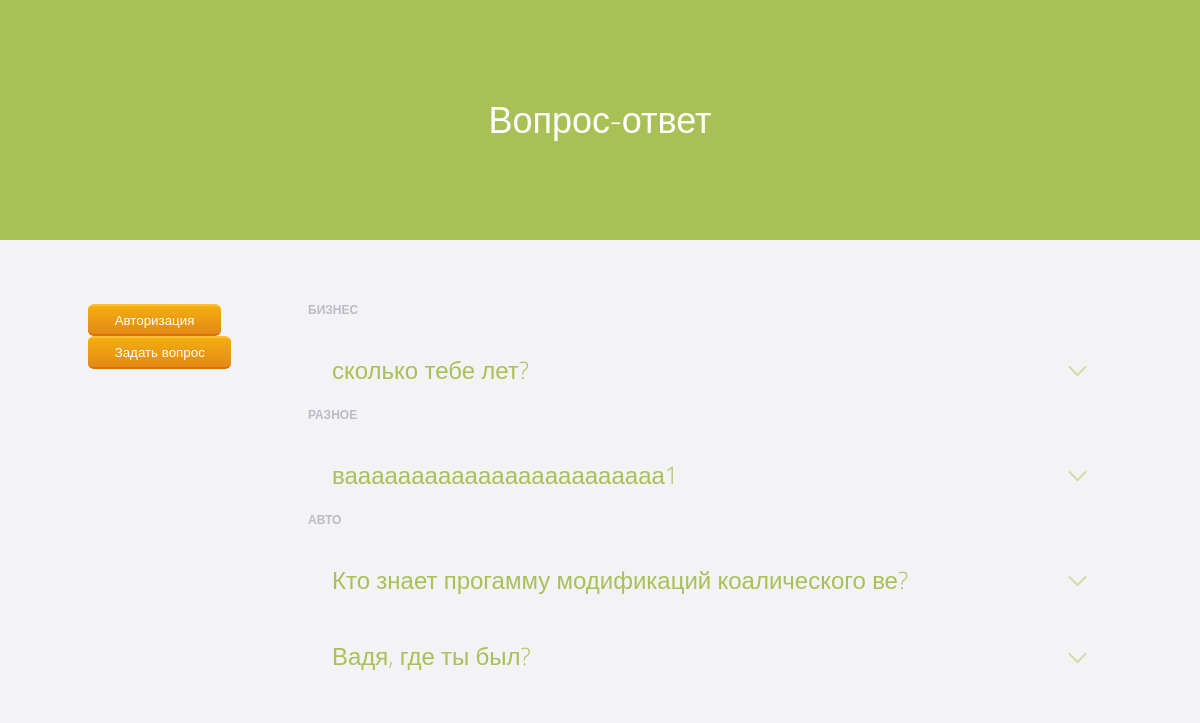
The page / on the database its author committed.
### tables this page shows
CREATE TABLE IF NOT EXISTS `category` (
  `id` int(11) NOT NULL AUTO_INCREMENT,
  `category` varchar(255) NOT NULL,
  PRIMARY KEY (`id`)
);

CREATE TABLE IF NOT EXISTS `questions` (
  `id` int(11) NOT NULL AUTO_INCREMENT,
  `question` varchar(255) NOT NULL,
  `id_category` int(255) NOT NULL,
  `answered` int(11) NOT NULL,
  `userName` varchar(255) NOT NULL,
  `email` varchar(255) NOT NULL,
  `create_date` date DEFAULT NULL,
  `status` int(11) DEFAULT NULL,
  PRIMARY KEY (`id`)
);

### model/Questions.php (called while the page is built, shortened)
<?php
class Questions
{
	static $connect = null;
	public function newConnect(){
		self::$connect = connect::get();
	}
    public function getCategoryes() {
		$sth = self::$connect->prepare('SELECT id, category FROM category');
		$sth->execute();
		$results = $sth->fetchAll(PDO::FETCH_ASSOC);
		return $results;
    }
    public function getQuestions() {
    	$sth = self::$connect->prepare('SELECT id, question, id_category, answered, userName, email, create_date, status FROM questions');
		$sth->execute();
		$results = $sth->fetchAll(PDO::FETCH_ASSOC);
		return $results;
    }
}

### templates/index_main.php (the view, shortened to what this page needs)
<?php
    foreach ($categoryes as $result => $value) {
        $group = $value['category'];
        ?>
        <li class="cd-faq-title"><?php echo "<h2>$group</h2>"; ?></li><?php
        foreach ($questions as $resultQuest => $valueQuest) {
            if ($valueQuest['id_category'] === $value['id'] && $valueQuest['answered'] == 1 && $valueQuest['status'] == 1 ) {
                $problem = $valueQuest['question'];
                ?>
                <a class="cd-faq-trigger" href="#0"><?php echo "$problem</br>";?></a>
                <?php
            }
                ?>
                    ?></div><?php
        }
    }
?>

### css/style.css (style rules this page uses)
*, *::after, *::before { -webkit-box-sizing: border-box; -moz-box-sizing: border-box; box-sizing: border-box; }
*::after, *::before { content: ''; }
body { font-size: 100%; font-family: "Open Sans", sans-serif; color: #4e5359; background-color: #f3f3f5; }
body::after { position: fixed; top: 0; left: 0; width: 100%; height: 100%; background-color: rgba(78, 83, 89, 0.8); visibility: hidden; opacity: 0; -webkit-transition: opacity .3s 0s, visibility 0s .3s; -moz-transition: opacity .3s 0s, visibility 0s .3s; transition: opacity .3s 0s, visibility 0s .3s; }
@media only screen and (min-width: 768px) { body::after { display: none; } }
a { color: #a9c056; text-decoration: none; }
.cd-faq-group .cd-faq-title { background: transparent; box-shadow: none; margin: 1em 0; }
.cd-faq-group .cd-faq-title h2 { text-transform: uppercase; font-size: 12px; font-size: 0.75rem; font-weight: 700; color: #bbbbc7; }
@media only screen and (min-width: 768px) { .cd-faq-group > li { background: #ffffff; margin-bottom: 6px; box-shadow: 0 1px 2px rgba(0, 0, 0, 0.08); -webkit-transition: box-shadow 0.2s; -moz-transition: box-shadow 0.2s; transition: box-shadow 0.2s; } }
@media only screen and (min-width: 768px) { .cd-faq-group .cd-faq-title { margin: 2em 0 1em; } }
@media only screen and (min-width: 768px) { .cd-faq-group:first-child .cd-faq-title { margin-top: 0; } }
.cd-faq-trigger { position: relative; display: block; margin: 1.6em 0 .4em; line-height: 1.2; }
@media only screen and (min-width: 768px) { .cd-faq-trigger { font-size: 24px; font-size: 1.5rem; font-weight: 300; margin: 0; padding: 24px 72px 24px 24px; } }
@media only screen and (min-width: 768px) { .cd-faq-trigger::before, .cd-faq-trigger::after { position: absolute; right: 24px; top: 50%; height: 2px; width: 13px; background: #cfdca0; -webkit-backface-visibility: hidden; backface-visibility: hidden; -webkit-transition-property: -webkit-transform; -moz-transition-property: -moz-transform; transition-property: transform; -webkit-transition-duration: 0.2s; -moz-transition-duration: 0.2s; transition-duration: 0.2s; } }
@media only screen and (min-width: 768px) { .cd-faq-trigger::before { -webkit-transform: rotate(45deg); -moz-transform: rotate(45deg); -ms-transform: rotate(45deg); -o-transform: rotate(45deg); transform: rotate(45deg); right: 32px; } }
@media only screen and (min-width: 768px) { .cd-faq-trigger::after { -webkit-transform: rotate(-45deg); -moz-transform: rotate(-45deg); -ms-transform: rotate(-45deg); -o-transform: rotate(-45deg); transform: rotate(-45deg); } }

### rows shown on the page
category: category "БИЗНЕС"
questions: question "сколько тебе лет?"
category: category "РАЗНОЕ"
questions: question "ваааааааааааааааааааааааа1"
category: category "АВТО"
questions: question "Кто знает прогамму модификаций коалического ве?"
questions: question "Вадя, где ты был?"

### other values the page prints
$title "Вопрос-ответ"
